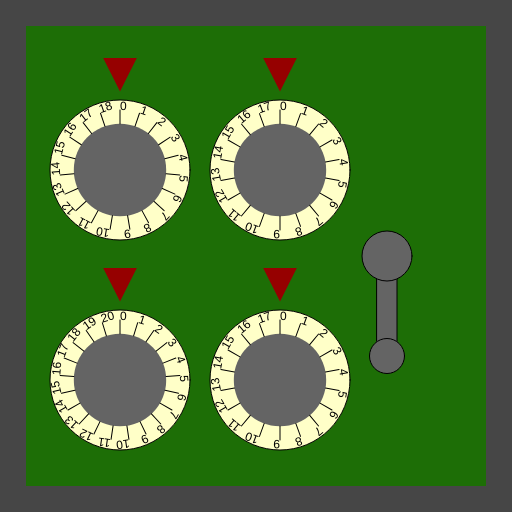
Frame 1 (no input)
Frame 60 (no input): identical to frame 1, image omitted
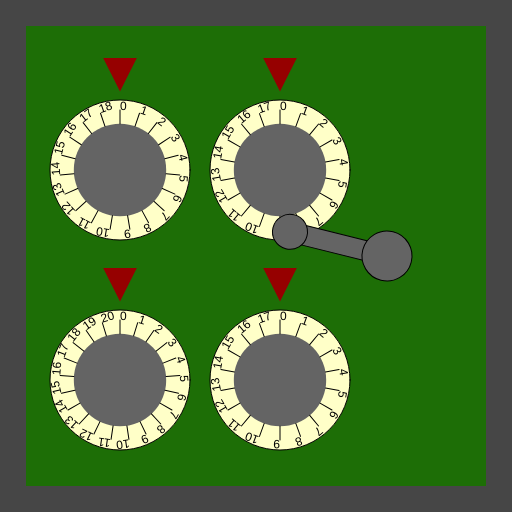
Frame 120 (the mouse pressed at the canvas centre since frame 60)

The p5.js sketch that drew these frames (run headless with seeded random() and noise() and a simulated clock; from frame 60 on, the mouse is pressed at the canvas centre):

// p5.js sketch
// ── sketch.js
/*

Officer: 8118839
CaseNum: 303-2-39129344-8118839

Case 303 - The Case of the Crooked Attorney
Stage 3 - The Gates Bank

I’ve made an appointment for you at the Gates Bank to retrieve your safe deposit box from the vault.
Actually you will break into Torvalds’ one.

Crack the safe by doing the following:

	When the mouse button is released:
	- Make secure_store_comb_a equal to the value of mouseY
	- Use the 'constrain' function to prevent secure_store_comb_a from falling below 3 and going above 15

	Whilst the mouse is being dragged:
	- Decrement secure_store_comb_b by 1
	- Use the 'max' function to prevent secure_store_comb_b from falling below 2

	When the mouse button is released:
	- Make secure_store_comb_c equal to the value of mouseY
	- Use the 'min' function to prevent secure_store_comb_c from going above 13

	When any key is released:
	- Increment secure_store_comb_d by 2
	- Use the 'min' function to prevent secure_store_comb_d from going above 13

	When the mouse button is pressed:
	- Make secure_store_comb_e equal to the value of mouseX
	- Use the 'max' function to prevent secure_store_comb_e from falling below 10



This time you'll need to create the relevant event handlers yourself.

There are many possible ways of investigating this case, but you
should use ONLY the following commands:

	- The assignment operator aka. the equals sign !
	- mouseX, mouseY
	- Incrementing +=
	- Decrementing -=
	- min, max
	- constrain

*/

//declare the variables

var secure_store_comb_a;
var secure_store_comb_b;
var secure_store_comb_c;
var secure_store_comb_d;
var secure_store_comb_e;


function preload()
{
	//IMAGES WILL BE LOADED HERE

}

function setup()
{
	createCanvas(512,512);

	//initialise the variables
	secure_store_comb_a = 0;
	secure_store_comb_b = 0;
	secure_store_comb_c = 0;
	secure_store_comb_d = 0;
	secure_store_comb_e = 0;

}

///////////////////EVENT HANDLERS///////////////////

//Create event handlers here to open the safe ...

function mouseReleased()
{
	console.log("mouseReleased");
    // When the mouse button is released:
	// - Make secure_store_comb_a equal to the value of mouseY
	// - Use the 'constrain' function to prevent secure_store_comb_a from falling below 3 and going above 15
    secure_store_comb_a = constrain(mouseY, 3, 15);
    
    // When the mouse button is released:
	// - Make secure_store_comb_c equal to the value of mouseY
	// - Use the 'min' function to prevent secure_store_comb_c from going above 13
    secure_store_comb_c = min(mouseY, 13)
}
function mouseDragged()
{
	console.log("mouseDragged", mouseX, mouseY);
    // Whilst the mouse is being dragged:
	// - Decrement secure_store_comb_b by 1
	// - Use the 'max' function to prevent secure_store_comb_b from falling below 2
    secure_store_comb_b -= 1;
    max(secure_store_comb_b, 2);
}

function keyReleased()
{
	console.log("keyReleased", key);
    // 	When any key is released:
	// - Increment secure_store_comb_d by 2
	// - Use the 'min' function to prevent secure_store_comb_d from going above 13
    secure_store_comb_d += 2;
    min(secure_store_comb_d, 13);
}

function mousePressed()
{
	console.log("mousePressed");
    // When the mouse button is pressed:
	// - Make secure_store_comb_e equal to the value of mouseX
	// - Use the 'max' function to prevent secure_store_comb_e from falling below 10
    secure_store_comb_e = max(mouseX,10);
}

///////////////DO NOT CHANGE CODE BELOW THIS POINT///////////////////

function draw()
{

	//Draw the safe door
	background(70);
	noStroke();
	fill(29,110,6);
	rect(26,26,width-52,width-52);

	//Draw the combination dials
	push();
	translate(120,170);
	drawDial(140,secure_store_comb_a, 19);
	pop();

	push();
	translate(120,380);
	drawDial(140,secure_store_comb_b, 21);
	pop();

	push();
	translate(280,170);
	drawDial(140,secure_store_comb_c, 18);
	pop();

	push();
	translate(280,380);
	drawDial(140,secure_store_comb_d, 18);
	pop();

	//Draw the lever
	push();
	translate(width - 125,256);
	drawLever(secure_store_comb_e);
	pop();


}

function drawDial(diameter,num,maxNum)
{
	//the combination lock

	var r = diameter * 0.5;
	var p = r * 0.6;

	stroke(0);
	fill(255,255,200);
	ellipse(0,0,diameter,diameter);
	fill(100);
	noStroke();
	ellipse(0,0,diameter*0.66,diameter*0.66);
	fill(150,0,0);
	triangle(
		-p * 0.4,-r-p,
		p * 0.4,-r-p,
		0,-r-p/5
	);

	noStroke();

	push();
	var inc = 360/maxNum;

	rotate(radians(-num * inc));
	for(var i = 0; i < maxNum; i++)
	{
		push();
		rotate(radians(i * inc));
		stroke(0);
		line(0,-r*0.66,0,-(r-10));
		noStroke();
		fill(0);
		text(i,0,-(r-10));
		pop();
	}

	pop();
}

function drawLever(rot)
{
	push();
	rotate(radians(-rot))
	stroke(0);
	fill(100);
	rect(-10,0,20,100);
	ellipse(0,0,50,50);
	ellipse(0,100,35,35);
	pop();
}
